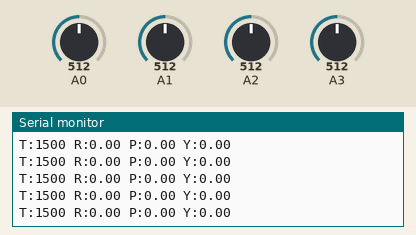
A program run on a simulated Arduino Nano, built with avr-gcc and run on an emulated ATmega328P. On the bench: the last lines printed to the serial monitor. The inputs (shaded band) are chosen by the test bench; at power-on: A0 = 512, A1 = 512, A2 = 512, A3 = 512. No radio packets arrive unless stated.

Above: at 1.2 s.
1.3 s: A0 set to 716
At 1.9 s:
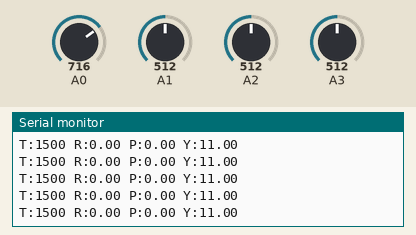
2.8 s: A1 set to 716
At 3.3 s:
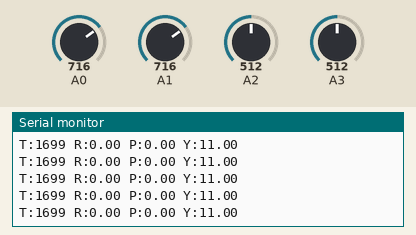
4.3 s: A2 set to 716
At 4.8 s:
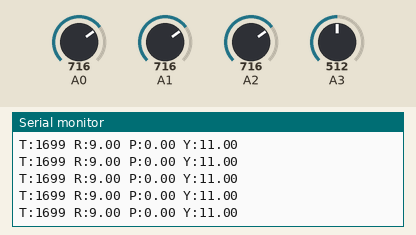
5.8 s: A3 set to 716
At 6.3 s:
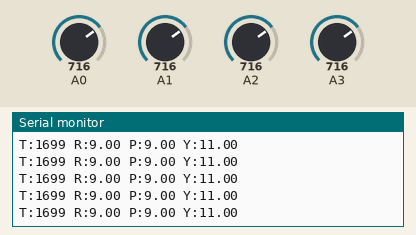
7.3 s: A0 set to 992
At 7.8 s:
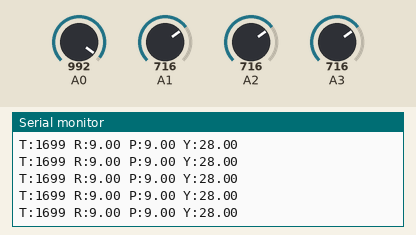
8.8 s: A1 set to 992
At 9.3 s:
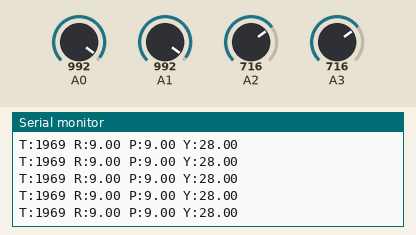
Timing chart, 0 to 11.8 s (numbered marks = the images above; inputs shaded):
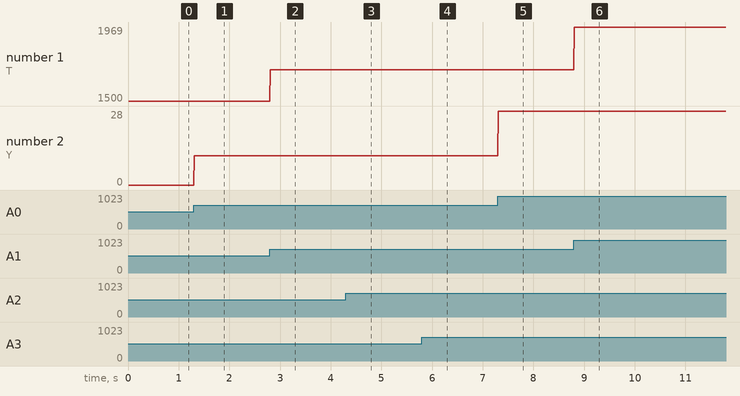

The program:

main.cpp
```cpp
#include <Arduino.h>
#include <SPI.h>
#include <Wire.h>
#include "NRF.h"

// NRF setup
const byte nrfAddress[6] = "DRONE";
NRFTransmitter nrf(9, 10, nrfAddress);


// Timing
unsigned long lastSendTime = 0;
const int sendInterval = 10; // 10ms → 100Hz

void setup()
{
  Serial.begin(115200);

  // Initialize NRF
  nrf.begin();

  // Optional: center values check
  Serial.println("Transmitter Ready");
}

void loop()
{
  // Run at ~100Hz
  if (millis() - lastSendTime < sendInterval)
    return;
  lastSendTime = millis();

  nrf.readJoysticks(A0, A1, A2, A3);
  nrf.send();

  // --- 5. Debug (optional) ---
  Serial.print("T:");
  Serial.print(nrf.data.throttle);
  Serial.print(" R:");
  Serial.print(nrf.data.rollTarget);
  Serial.print(" P:");
  Serial.print(nrf.data.pitchTarget);
  Serial.print(" Y:");
  Serial.println(nrf.data.yawTarget);
}
```

NRF.cpp
```cpp
#include "NRF.h"

NRFTransmitter::NRFTransmitter(uint8_t cePin, uint8_t csnPin, const byte address[6])
    : radio(cePin, csnPin)
{
    memcpy(pipeAddress, address, 6);
}

void NRFTransmitter::begin()
{
    radio.begin();
    radio.openWritingPipe(pipeAddress);
    radio.setPALevel(RF24_PA_MAX);
    radio.stopListening(); // Transmitter mode
}

// Reads joystick values (0-1023) and maps them to control signals
void NRFTransmitter::readJoysticks(int pin1, int pin2, int pin3, int pin4)
{
    data.yawTarget = map(analogRead(pin1), 0, 1023, -30, 30);
    data.throttle = map(analogRead(pin2), 0, 1023, 1000, 2000);
    data.rollTarget = map(analogRead(pin3), 0, 1023, -25, 25);
    data.pitchTarget = map(analogRead(pin4), 0, 1023, -25, 25);
}

// Sends the packet
void NRFTransmitter::send()
{
    radio.write(&data, sizeof(RadioPacket));
}
```

NRF.h
```cpp
#ifndef NRF_H
#define NRF_H

#include <Arduino.h>
#include <SPI.h>
#include <nRF24L01.h>
#include <RF24.h>

struct __attribute((packed)) RadioPacket {
    int16_t throttle;
    float rollTarget;
    float pitchTarget;
    float yawTarget;
};

class NRFTransmitter {
public:
    NRFTransmitter(uint8_t cePin, uint8_t csnPin, const byte address[6]);

    void begin();
    void readJoysticks(int leftJoyY, int rightJoyX, int rightJoyY, int leftJoyX);
    void send();

    RadioPacket data;

private:
    RF24 radio;
    byte pipeAddress[6];
};

#endif
```

Measured:
- after the input at 1.3 s, the serial monitor: prints a new line at once (image 1)
- after the input at 2.8 s, the serial monitor: prints a new line at once (image 2)
- after the input at 4.3 s, the serial monitor: prints a new line at once (image 3)
- after the input at 5.8 s, the serial monitor: prints a new line at once (image 4)
- after the input at 7.3 s, the serial monitor: prints a new line at once (image 5)
- after the input at 8.8 s, the serial monitor: prints a new line at once (image 6)
- plotted number 1: 1500 → 1699 after the input at 2.8 s, 1699 → 1969 after the input at 8.8 s
- plotted number 2: 0 → 11 after the input at 1.3 s, 11 → 28 after the input at 7.3 s
